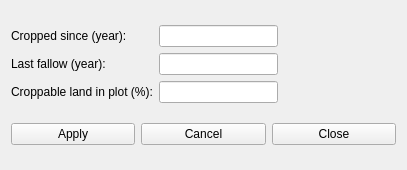
<?xml version="1.0" encoding="UTF-8"?>
<ui version="4.0">
 <class>plotsotherinfo</class>
 <widget class="impgenmaint" name="plotsotherinfo">
  <property name="geometry">
   <rect>
    <x>0</x>
    <y>0</y>
    <width>407</width>
    <height>170</height>
   </rect>
  </property>
  <property name="windowTitle">
   <string>Form</string>
  </property>
  <property name="TableName">
   <string>spadstown</string>
  </property>
  <layout class="QVBoxLayout" name="verticalLayout">
   <item>
    <layout class="QGridLayout" name="gridLayout">
     <item row="0" column="0">
      <widget class="QLabel" name="Label8">
       <property name="enabled">
        <bool>true</bool>
       </property>
       <property name="toolTip">
        <string/>
       </property>
       <property name="text">
        <string>Cropped since (year):</string>
       </property>
      </widget>
     </item>
     <item row="0" column="1">
      <widget class="IMPEdit" name="txtcropped">
       <property name="enabled">
        <bool>true</bool>
       </property>
       <property name="toolTip">
        <string/>
       </property>
       <property name="text">
        <string/>
       </property>
       <property name="FieldType">
        <enum>IMPEdit::Numeric</enum>
       </property>
       <property name="TableName">
        <string>spadstown</string>
       </property>
       <property name="FieldName">
        <string>CROPSINCE</string>
       </property>
      </widget>
     </item>
     <item row="1" column="0">
      <widget class="QLabel" name="Label10">
       <property name="enabled">
        <bool>true</bool>
       </property>
       <property name="toolTip">
        <string/>
       </property>
       <property name="text">
        <string>Last fallow (year):</string>
       </property>
      </widget>
     </item>
     <item row="1" column="1">
      <widget class="IMPEdit" name="txtfallow">
       <property name="enabled">
        <bool>true</bool>
       </property>
       <property name="toolTip">
        <string/>
       </property>
       <property name="text">
        <string/>
       </property>
       <property name="FieldType">
        <enum>IMPEdit::Numeric</enum>
       </property>
       <property name="TableName">
        <string>spadstown</string>
       </property>
       <property name="FieldName">
        <string>LASTFALLOW</string>
       </property>
      </widget>
     </item>
     <item row="2" column="0">
      <widget class="QLabel" name="Label11">
       <property name="enabled">
        <bool>true</bool>
       </property>
       <property name="toolTip">
        <string/>
       </property>
       <property name="text">
        <string>Croppable land in plot (%):</string>
       </property>
      </widget>
     </item>
     <item row="2" column="1">
      <widget class="IMPEdit" name="txtcropland">
       <property name="enabled">
        <bool>true</bool>
       </property>
       <property name="toolTip">
        <string/>
       </property>
       <property name="text">
        <string/>
       </property>
       <property name="FieldType">
        <enum>IMPEdit::Numeric</enum>
       </property>
       <property name="TableName">
        <string>spadstown</string>
       </property>
       <property name="FieldName">
        <string>CROPLAND</string>
       </property>
      </widget>
     </item>
     <item row="0" column="2">
      <spacer name="horizontalSpacer">
       <property name="orientation">
        <enum>Qt::Horizontal</enum>
       </property>
       <property name="sizeHint" stdset="0">
        <size>
         <width>40</width>
         <height>20</height>
        </size>
       </property>
      </spacer>
     </item>
    </layout>
   </item>
   <item>
    <layout class="QHBoxLayout" name="horizontalLayout">
     <item>
      <widget class="QPushButton" name="BitBtn9">
       <property name="enabled">
        <bool>true</bool>
       </property>
       <property name="toolTip">
        <string/>
       </property>
       <property name="text">
        <string>Apply</string>
       </property>
       <property name="icon">
        <iconset resource="../images.qrc">
         <normaloff>:/images/apply.png</normaloff>:/images/apply.png</iconset>
       </property>
       <property name="flat">
        <bool>false</bool>
       </property>
      </widget>
     </item>
     <item>
      <widget class="QPushButton" name="BitBtn22">
       <property name="enabled">
        <bool>true</bool>
       </property>
       <property name="toolTip">
        <string/>
       </property>
       <property name="text">
        <string>Cancel</string>
       </property>
       <property name="icon">
        <iconset resource="../images.qrc">
         <normaloff>:/images/cancel.png</normaloff>:/images/cancel.png</iconset>
       </property>
       <property name="flat">
        <bool>false</bool>
       </property>
      </widget>
     </item>
     <item>
      <widget class="QPushButton" name="BitBtn28">
       <property name="enabled">
        <bool>true</bool>
       </property>
       <property name="toolTip">
        <string/>
       </property>
       <property name="text">
        <string>Close</string>
       </property>
       <property name="icon">
        <iconset resource="../images.qrc">
         <normaloff>:/images/closeform.png</normaloff>:/images/closeform.png</iconset>
       </property>
       <property name="flat">
        <bool>false</bool>
       </property>
      </widget>
     </item>
    </layout>
   </item>
  </layout>
 </widget>
 <customwidgets>
  <customwidget>
   <class>IMPEdit</class>
   <extends>QLineEdit</extends>
   <header>impedit.h</header>
  </customwidget>
  <customwidget>
   <class>impgenmaint</class>
   <extends>QWidget</extends>
   <header>impgenmaint.h</header>
   <container>1</container>
  </customwidget>
 </customwidgets>
 <resources>
  <include location="../images.qrc"/>
 </resources>
 <connections/>
</ui>
